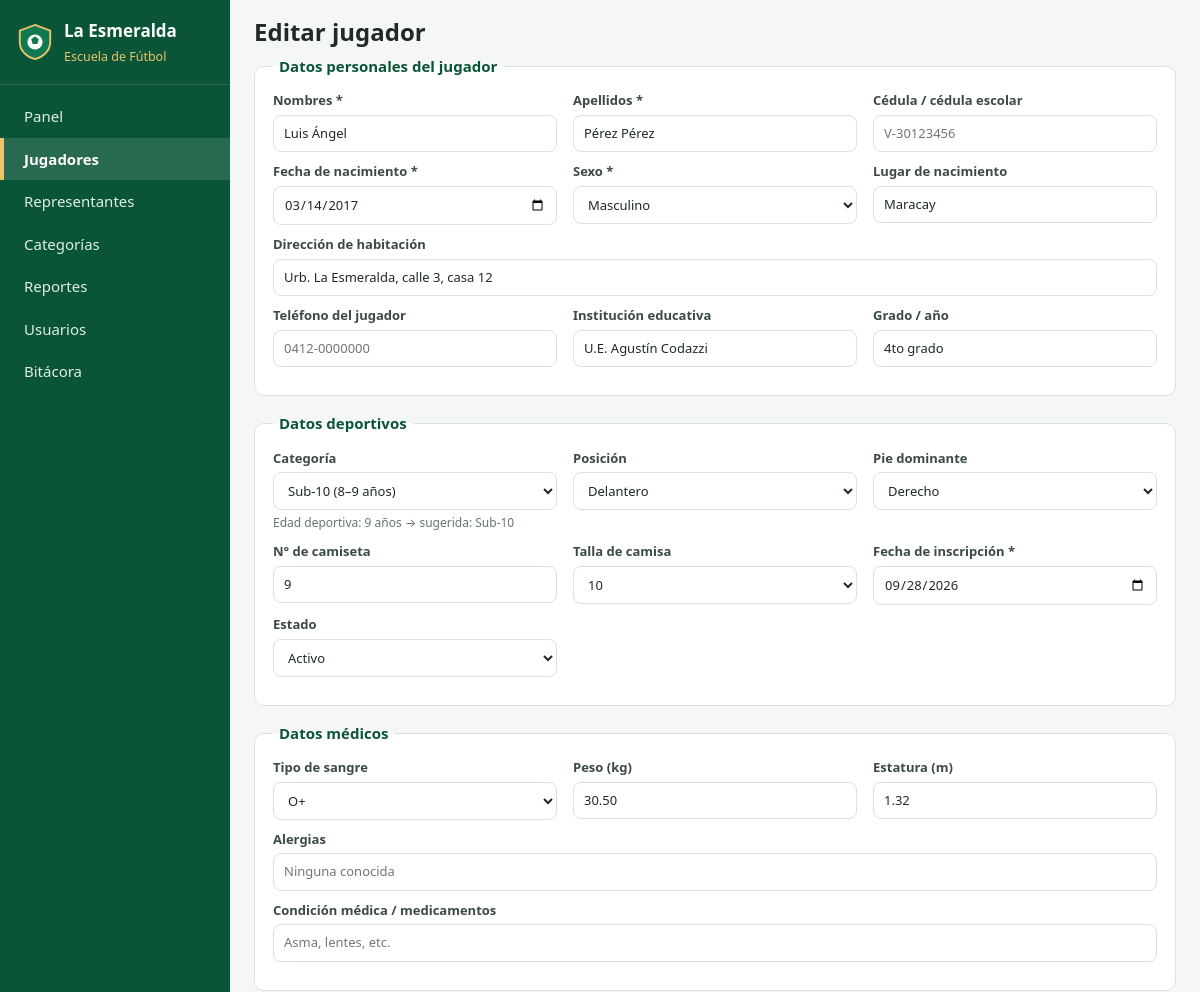
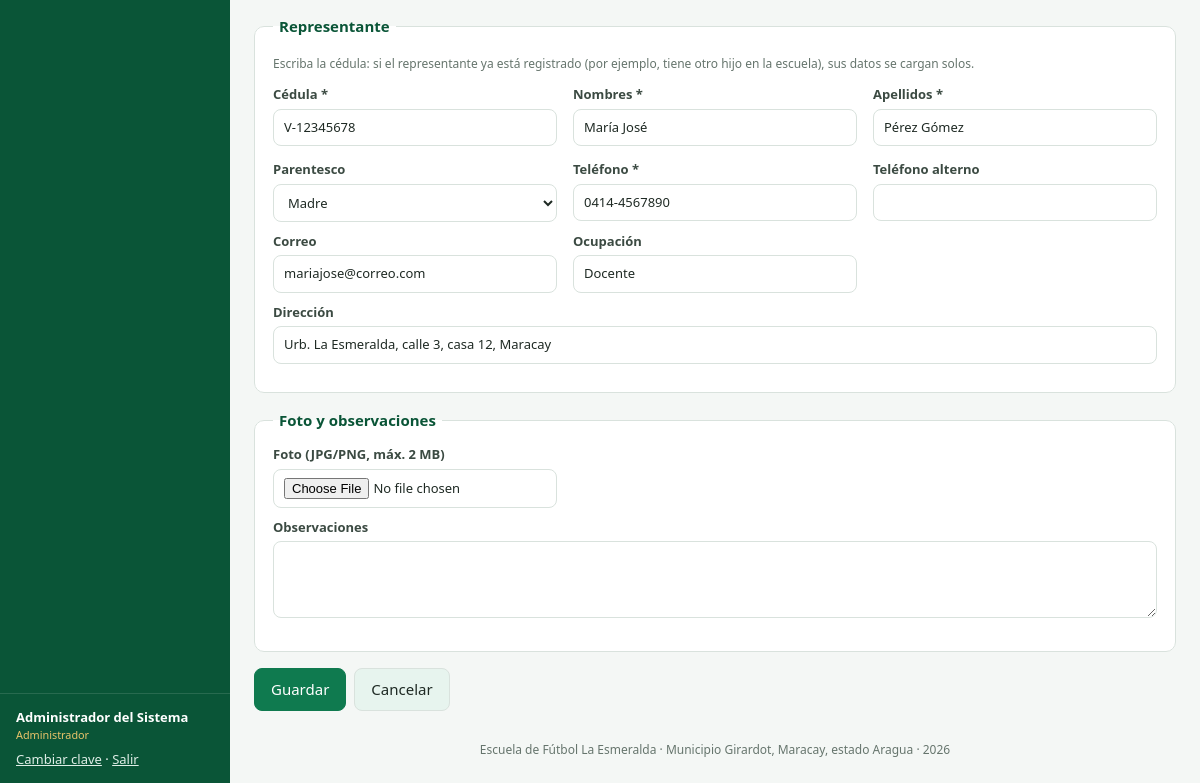
/jugador_form.php?id=1 (signed in), run on the app's committed database (2 pictures, top to bottom).
### tables this page shows
CREATE TABLE jugadores (
  id                    INT UNSIGNED AUTO_INCREMENT PRIMARY KEY,
  cedula                VARCHAR(20)  NULL UNIQUE COMMENT 'Cédula o cédula escolar',
  nombres               VARCHAR(80)  NOT NULL,
  apellidos             VARCHAR(80)  NOT NULL,
  fecha_nacimiento      DATE         NOT NULL,
  sexo                  ENUM('M','F') NOT NULL,
  lugar_nacimiento      VARCHAR(100) NULL,
  direccion             VARCHAR(255) NULL,
  telefono              VARCHAR(20)  NULL,
  institucion_educativa VARCHAR(120) NULL,
  grado                 VARCHAR(30)  NULL,
  posicion              ENUM('Portero','Defensa','Mediocampista','Delantero','Por definir') NOT NULL DEFAULT 'Por definir',
  pie_dominante         ENUM('Derecho','Izquierdo','Ambos') NOT NULL DEFAULT 'Derecho',
  numero_camiseta       TINYINT UNSIGNED NULL,
  talla_camisa          VARCHAR(5)   NULL,
  tipo_sangre           ENUM('A+','A-','B+','B-','AB+','AB-','O+','O-','No sabe') NOT NULL DEFAULT 'No sabe',
  alergias              VARCHAR(255) NULL,
  condicion_medica      VARCHAR(255) NULL,
  peso                  DECIMAL(5,2) NULL COMMENT 'kg',
  estatura              DECIMAL(4,2) NULL COMMENT 'metros',
  foto                  VARCHAR(120) NULL,
  categoria_id          INT UNSIGNED NULL,
  representante_id      INT UNSIGNED NULL,
  fecha_inscripcion     DATE NOT NULL,
  estado                ENUM('activo','inactivo','retirado') NOT NULL DEFAULT 'activo',
  observaciones         TEXT NULL,
  creado_por            INT UNSIGNED NULL,
  creado_en             DATETIME NOT NULL DEFAULT CURRENT_TIMESTAMP,
  actualizado_en        DATETIME NULL ON UPDATE CURRENT_TIMESTAMP,
  CONSTRAINT fk_jug_categoria     FOREIGN KEY (categoria_id)     REFERENCES categorias(id)     ON UPDATE CASCADE ON DELETE SET NULL,
  CONSTRAINT fk_jug_representante FOREIGN KEY (representante_id) REFERENCES representantes(id) ON UPDATE CASCADE ON DELETE SET NULL,
  CONSTRAINT fk_jug_usuario       FOREIGN KEY (creado_por)       REFERENCES usuarios(id)       ON UPDATE CASCADE ON DELETE SET NULL,
  INDEX idx_jug_nombre (apellidos, nombres),
  INDEX idx_jug_estado (estado)
);

CREATE TABLE categorias (
  id          INT UNSIGNED AUTO_INCREMENT PRIMARY KEY,
  nombre      VARCHAR(30)  NOT NULL UNIQUE,
  edad_min    TINYINT UNSIGNED NOT NULL,
  edad_max    TINYINT UNSIGNED NOT NULL,
  horario     VARCHAR(120) NULL,
  entrenador  VARCHAR(100) NULL,
  descripcion VARCHAR(255) NULL
);

CREATE TABLE representantes (
  id           INT UNSIGNED AUTO_INCREMENT PRIMARY KEY,
  cedula       VARCHAR(15)  NOT NULL UNIQUE,
  nombres      VARCHAR(80)  NOT NULL,
  apellidos    VARCHAR(80)  NOT NULL,
  parentesco   VARCHAR(30)  NOT NULL DEFAULT 'Madre',
  telefono     VARCHAR(20)  NOT NULL,
  telefono_alt VARCHAR(20)  NULL,
  correo       VARCHAR(120) NULL,
  direccion    VARCHAR(255) NULL,
  ocupacion    VARCHAR(80)  NULL,
  creado_en    DATETIME NOT NULL DEFAULT CURRENT_TIMESTAMP
);

### includes/init.php (called while the page is built, shortened)
<?php
function db(): PDO
{
    static $pdo = null;
    if ($pdo === null) {
        $dsn = 'mysql:host=' . DB_HOST . ';port=' . DB_PORT . ';dbname=' . DB_NAME . ';charset=utf8mb4';
        try {
            $pdo = new PDO($dsn, DB_USER, DB_PASS, [
                PDO::ATTR_ERRMODE            => PDO::ERRMODE_EXCEPTION,
                PDO::ATTR_DEFAULT_FETCH_MODE => PDO::FETCH_ASSOC,
                PDO::ATTR_EMULATE_PREPARES   => false,
            ]);
        } catch (PDOException $ex) {
            http_response_code(500);
            exit('<h2>No se pudo conectar a la base de datos.</h2><p>Verifique que MySQL esté encendido y '
                . 'los datos de config/config.php.</p>');
        }
    }
    return $pdo;
}
function q(string $sql, array $params = []): PDOStatement
{
    $st = db()->prepare($sql);
    $st->execute($params);
    return $st;
}
function e($texto): string
{
    return htmlspecialchars((string) $texto, ENT_QUOTES, 'UTF-8');
}

### jugador_form.php (the view, shortened to what this page needs)
<?php
require_once __DIR__ . '/includes/init.php';
$id = (int) ($_GET['id'] ?? 0);
$jugador = null;
$rep = null;
if ($id) {
    $jugador = q('SELECT * FROM jugadores WHERE id = ?', [$id])->fetch();
    if ($jugador['representante_id']) {
        $rep = q('SELECT * FROM representantes WHERE id = ?', [$jugador['representante_id']])->fetch();
    }
}
$POS    = ['Por definir', 'Portero', 'Defensa', 'Mediocampista', 'Delantero'];
$PIE    = ['Derecho', 'Izquierdo', 'Ambos'];
$SANGRE = ['No sabe', 'A+', 'A-', 'B+', 'B-', 'AB+', 'AB-', 'O+', 'O-'];
$PAREN  = ['Madre', 'Padre', 'Abuelo(a)', 'Tío(a)', 'Hermano(a)', 'Tutor legal', 'Otro'];
$TALLAS = ['', '4', '6', '8', '10', '12', '14', '16', 'XS', 'S', 'M', 'L', 'XL'];
$d = $jugador ?? ['fecha_inscripcion' => date('Y-m-d'), 'estado' => 'activo', 'sexo' => 'M',
                  'posicion' => 'Por definir', 'pie_dominante' => 'Derecho', 'tipo_sangre' => 'No sabe'];
$r = $rep ?? ['parentesco' => 'Madre'];
$categorias = q('SELECT id, nombre, edad_min, edad_max FROM categorias ORDER BY edad_min')->fetchAll();
function opciones(array $lista, $actual): string
{
    $h = '';
    foreach ($lista as $v) {
        $h .= '<option value="' . e($v) . '"' . ((string) $actual === (string) $v ? ' selected' : '') . '>' . e($v === '' ? '—' : $v) . '</option>';
    }
    return $h;
}
require __DIR__ . '/includes/header.php';
?>
<form method="post" enctype="multipart/form-data" class="formulario" id="form-jugador">
  <fieldset>
    <legend>Datos personales del jugador</legend>
    <div class="campos">
      <label>Nombres * <input name="nombres" required maxlength="80" value="<?= e($d['nombres'] ?? '') ?>"></label>
      <label>Apellidos * <input name="apellidos" required maxlength="80" value="<?= e($d['apellidos'] ?? '') ?>"></label>
      <label>Cédula / cédula escolar <input name="cedula" maxlength="20" placeholder="V-30123456" value="<?= e($d['cedula'] ?? '') ?>"></label>
      <label>Fecha de nacimiento * <input type="date" name="fecha_nacimiento" id="fecha_nacimiento" required max="<?= date('Y-m-d') ?>" value="<?= e($d['fecha_nacimiento'] ?? '') ?>"></label>
      <label>Sexo *
        <select name="sexo" required>
          <option value="M" <?= ($d['sexo'] ?? '') === 'M' ? 'selected' : '' ?>>Masculino</option>
        </select>
      </label>
      <label>Lugar de nacimiento <input name="lugar_nacimiento" maxlength="100" placeholder="Maracay, Aragua" value="<?= e($d['lugar_nacimiento'] ?? '') ?>"></label>
      <label class="ancho">Dirección de habitación <input name="direccion" maxlength="255" placeholder="Urb., calle, casa — Municipio Girardot" value="<?= e($d['direccion'] ?? '') ?>"></label>
      <label>Teléfono del jugador <input name="telefono" maxlength="20" placeholder="0412-0000000" value="<?= e($d['telefono'] ?? '') ?>"></label>
      <label>Institución educativa <input name="institucion_educativa" maxlength="120" value="<?= e($d['institucion_educativa'] ?? '') ?>"></label>
      <label>Grado / año <input name="grado" maxlength="30" placeholder="5to grado" value="<?= e($d['grado'] ?? '') ?>"></label>
    </div>
  </fieldset>
  <fieldset>
    <legend>Datos deportivos</legend>
    <div class="campos">
      <label>Categoría
        <select name="categoria_id" id="categoria_id">
          <?php foreach ($categorias as $c): ?>
            <option value="<?= $c['id'] ?>" data-min="<?= $c['edad_min'] ?>" data-max="<?= $c['edad_max'] ?>"
              <?= (string) ($d['categoria_id'] ?? '') === (string) $c['id'] ? 'selected' : '' ?>><?= e($c['nombre']) ?> (<?= $c['edad_min'] ?>–<?= $c['edad_max'] ?> años)</option>
          <?php endforeach; ?>
        </select>
        <small id="sugerencia" class="ayuda"></small>
      </label>
      <label>Posición <select name="posicion"><?= opciones($POS, $d['posicion'] ?? '') ?></select></label>
      <label>Pie dominante <select name="pie_dominante"><?= opciones($PIE, $d['pie_dominante'] ?? '') ?></select></label>
      <label>N° de camiseta <input type="number" name="numero_camiseta" min="0" max="99" value="<?= e($d['numero_camiseta'] ?? '') ?>"></label>
      <label>Talla de camisa <select name="talla_camisa"><?= opciones($TALLAS, $d['talla_camisa'] ?? '') ?></select></label>
      <label>Fecha de inscripción * <input type="date" name="fecha_inscripcion" required value="<?= e($d['fecha_inscripcion'] ?? date('Y-m-d')) ?>"></label>
      <label>Estado
        <select name="estado">
          <?php foreach (['activo', 'inactivo', 'retirado'] as $es): ?>
            <option value="<?= $es ?>" <?= ($d['estado'] ?? '') === $es ? 'selected' : '' ?>><?= ucfirst($es) ?></option>
          <?php endforeach; ?>
        </select>
      </label>
    </div>
  </fieldset>
  <fieldset>
    <legend>Datos médicos</legend>
    <div class="campos">
      <label>Tipo de sangre <select name="tipo_sangre"><?= opciones($SANGRE, $d['tipo_sangre'] ?? '') ?></select></label>
      <label>Peso (kg) <input name="peso" inputmode="decimal" placeholder="35.5" value="<?= e($d['peso'] ?? '') ?>"></label>
      <label>Estatura (m) <input name="estatura" inputmode="decimal" placeholder="1.40" value="<?= e($d['estatura'] ?? '') ?>"></label>
      <label class="ancho">Alergias <input name="alergias" maxlength="255" placeholder="Ninguna conocida" value="<?= e($d['alergias'] ?? '') ?>"></label>
      <label class="ancho">Condición médica / medicamentos <input name="condicion_medica" maxlength="255" placeholder="Asma, lentes, etc." value="<?= e($d['condicion_medica'] ?? '') ?>"></label>
    </div>
  </fieldset>
  <fieldset>
    <legend>Representante</legend>
    <p class="ayuda">Escriba la cédula: si el representante ya está registrado (por ejemplo, tiene otro hijo en la escuela), sus datos se cargan solos.</p>
    <div class="campos">
      <label>Cédula * <input name="rep_cedula" id="rep_cedula" required maxlength="15" placeholder="V-12345678" value="<?= e($r['cedula'] ?? '') ?>"><small id="rep_estado" class="ayuda"></small></label>
      <label>Nombres * <input name="rep_nombres" id="rep_nombres" required maxlength="80" value="<?= e($r['nombres'] ?? '') ?>"></label>
      <label>Apellidos * <input name="rep_apellidos" id="rep_apellidos" required maxlength="80" value="<?= e($r['apellidos'] ?? '') ?>"></label>
      <label>Parentesco <select name="rep_parentesco" id="rep_parentesco"><?= opciones($PAREN, $r['parentesco'] ?? '') ?></select></label>
      <label>Teléfono * <input name="rep_telefono" id="rep_telefono" required maxlength="20" placeholder="0414-0000000" value="<?= e($r['telefono'] ?? '') ?>"></label>
      <label>Teléfono alterno <input name="rep_telefono_alt" id="rep_telefono_alt" maxlength="20" value="<?= e($r['telefono_alt'] ?? '') ?>"></label>
      <label>Correo <input type="email" name="rep_correo" id="rep_correo" maxlength="120" value="<?= e($r['correo'] ?? '') ?>"></label>
      <label>Ocupación <input name="rep_ocupacion" id="rep_ocupacion" maxlength="80" value="<?= e($r['ocupacion'] ?? '') ?>"></label>
      <label class="ancho">Dirección <input name="rep_direccion" id="rep_direccion" maxlength="255" value="<?= e($r['direccion'] ?? '') ?>"></label>
    </div>
  </fieldset>
  <fieldset>
    <legend>Foto y observaciones</legend>
    <div class="campos">
      <label>Foto (JPG/PNG, máx. 2 MB)
        <input type="file" name="foto" accept="image/jpeg,image/png,image/webp">
      </label>
      <label class="ancho">Observaciones <textarea name="observaciones" rows="3"><?= e($d['observaciones'] ?? '') ?></textarea></label>
    </div>
  </fieldset>
  <div class="botones">
    <button class="btn btn-primario">Guardar</button>
    <a class="btn btn-sec" href="<?= $id ? 'jugador_ver.php?id=' . $id : 'jugadores.php' ?>">Cancelar</a>
  </div>
</form>
<?php require __DIR__ . '/includes/footer.php'; ?>

### assets/css/estilos.css (style rules this page uses)
:root { --verde: #0f7a4f; --verde-osc: #0a5537; --verde-claro: #e7f4ee; --oro: #e9c46a; --texto: #1f2a24; --gris: #66756d; --borde: #d9e2dd; --fondo: #f4f7f5; --blanco: #fff; --rojo: #c0392b; --ambar: #b7791f; --radio: 10px; }
* { box-sizing: border-box; }
body { margin: 0; font: 15px/1.5 system-ui, -apple-system, "Segoe UI", Roboto, Arial, sans-serif; color: var(--texto); background: var(--fondo); }
a { color: var(--verde); }
.btn { display: inline-block; padding: 9px 16px; border-radius: 8px; border: 1px solid var(--borde); background: var(--blanco); color: var(--texto); font: inherit; cursor: pointer; text-decoration: none; white-space: nowrap; }
.btn-primario { background: var(--verde); border-color: var(--verde); color: #fff; }
.btn-sec { background: var(--verde-claro); }
input, select, textarea { font: inherit; padding: 8px 10px; border: 1px solid var(--borde); border-radius: 8px; background: #fff; color: var(--texto); width: 100%; }
.formulario fieldset { background: var(--blanco); border: 1px solid var(--borde); border-radius: var(--radio); padding: 14px 18px 18px; margin: 0 0 16px; }
.formulario legend { font-weight: 700; color: var(--verde-osc); padding: 0 6px; }
.formulario label { display: block; font-size: 13px; font-weight: 600; color: #3b4a42; margin-bottom: 10px; }
.formulario label input, .formulario label select, .formulario label textarea { margin-top: 4px; font-weight: 400; }
.campos { display: grid; grid-template-columns: repeat(auto-fill, minmax(230px, 1fr)); gap: 0 16px; }
.campos .ancho { grid-column: 1 / -1; }
.ayuda { display: block; font-weight: 400; color: var(--gris); font-size: 12px; margin-top: 4px; }
.botones { display: flex; gap: 8px; flex-wrap: wrap; margin: 10px 0 16px; }

### data on the page
jugadores: nombres "Luis Ángel", apellidos "Pérez Pérez", fecha_nacimiento "03/14/2017", sexo "Masculino", lugar_nacimiento "Maracay", direccion "Urb. La Esmeralda, calle 3, casa 12", institucion_educativa "U.E. Agustín Codazzi", grado "4to grado", categoria_id "Sub-10 (8–9 años)", posicion "Delantero", pie_dominante "Derecho", numero_camiseta "9", talla_camisa "10", fecha_inscripcion "09/28/2026", estado "Activo", tipo_sangre "O+", peso "30.50", estatura "1.32"
representantes: rep_cedula "V-12345678", rep_nombres "María José", rep_apellidos "Pérez Gómez", rep_telefono "0414-4567890", rep_correo "mariajose@correo.com", rep_ocupacion "Docente", rep_direccion "Urb. La Esmeralda, calle 3, casa 12, Maracay"

### other printed values
$texto "Panel"
$texto "Jugadores"
$texto "Representantes"
$texto "Categorías"
$texto "Reportes"
$texto "Usuarios"
$texto "Bitácora"
$sesion['nombre'] "Administrador del Sistema"
$sesion['rol'] "Administrador"
$titulo "Editar jugador"
APP_NOMBRE "Escuela de Fútbol La Esmeralda"
APP_UBICACION "Municipio Girardot, Maracay, estado Aragua"
form field rep_parentesco "Madre"
